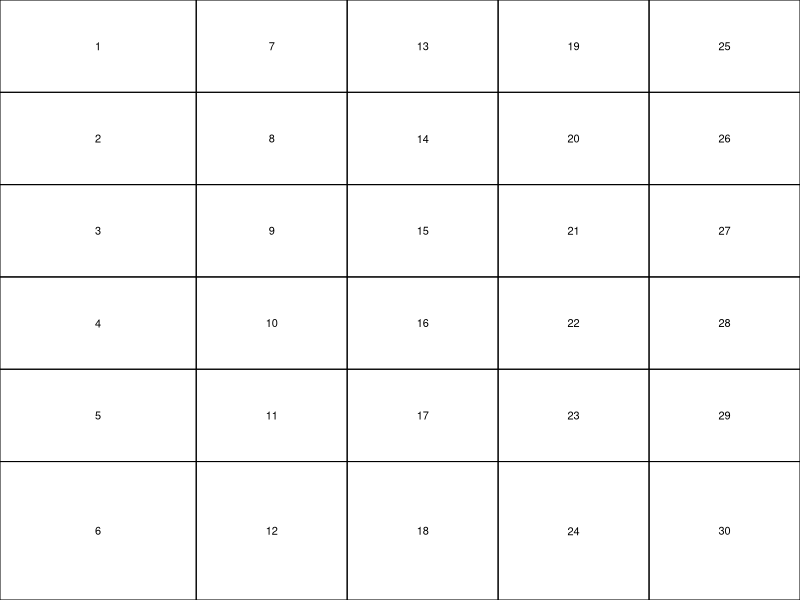
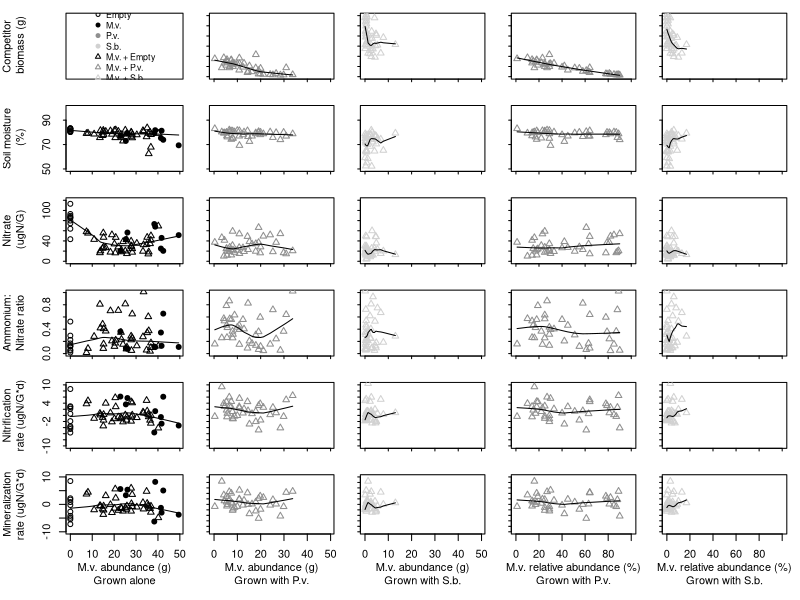

Write the R code that produced these figures, in order.
#e4 figures2b - regressions
# 2/24/13
setwd("~/Desktop/E4_R")
data<-read.table('e4_trimmedData.txt',header=T)
data$bk<-as.factor(data$bk)
data$Mvtrt<-as.factor(data$Mvtrt)
data$compabund<-data$pavi + data$sobi

##################################
#make datasets
# dataset1: No competition treatment, all Mvtrt levels
Empty<-data[data$type=='Empty',]
Mivi<-data[data$type=='Mivi',]
CompEmpty<-data[data$type=='CompEmpty',]
dataset1<-rbind(Empty, CompEmpty, Mivi)
write.table(dataset1,file='dataset1.txt', sep='\t')
# dataset2: Competition treatment, all Mvtrt levels
CompPavi<-data[data$type=='CompPavi',]
Pavi<-data[data$type=='Pavi',]
CompSobi<-data[data$type=='CompSobi',]
Sobi<-data[data$type=='Sobi',]
dataset2<-rbind(Mivi, CompPavi, Pavi, CompSobi, Sobi)
write.table(dataset2,file='dataset2.txt', sep='\t')
# dataset3: Monocultures
dataset3<-rbind(Empty,Sobi,Pavi,Mivi)
write.table(dataset3,file='dataset3.txt', sep='\t')

##################################
##################################
def.par <- par(no.readonly = TRUE) # save default, for resetting...
ylabs<-c('Competitor\n biomass (g)','Soil moisture\n (%)','Nitrate\n (ugN/G)','Ammonium:\nNitrate ratio','Nitrification\nrate (ugN/G*d)','Mineralization\nrate (ugN/G*d)')
ylim1<-c(0,120)
ATy1<-seq(0,120,20)
ylim2<-c(50,100)
ATy2<-seq(50,100,20)
ylim3<-c(0,120)
ATy3<-seq(0,120,20)
ylim4<-c(0,1)
ATy4<-seq(0,1,0.2)
ylim5<-c(-10,10)
ATy5<-seq(-10,10,2)
ylim6<-c(-10,10)
ATy6<-seq(-10,10,2)
ylims<-rbind(ylim1,ylim2,ylim3,ylim4,ylim5,ylim6)
ATys<-list(ATy1,ATy2,ATy3,ATy4,ATy5,ATy6)

nf <- layout(matrix(c(1:30),
                    6,5), 
             widths=c(1.3,1,1,1,1), 
             heights=c(1,1,1,1,1,1.5), 
             respect=F)
layout.show(nf)

##################################
#make panels (dataset1 and dataset2)

#################################################################
#panel1: MVabund_alone
E<-which(dataset1$type=='Empty')
ME<-which(dataset1$type=='CompEmpty')
M<-which(dataset1$type=='Mivi')
x<-dataset1$Mvabund
y1<-dataset1$Mvabund
y2<-dataset1$soilmoi
y3<-dataset1$nodi
y4<-dataset1$nh.no
y5<-dataset1$nitrifd
y6<-dataset1$minzd
ys<-cbind(y1,y2,y3,y4,y5,y6)
AT<-seq(0,50,10)
par(mar=c(1,5,1,1)) # mar=c(bottom, left, top, right)
plot(x=x,y=ys[,1], ylab = ylabs[1], xlab='', xaxt = "n",yaxt='n',type= 'n', ylim=ylims[1,])
legend('center', c('Empty','M.v.','P.v.','S.b.','M.v. + Empty','M.v. + P.v.','M.v. + S.b.'), pch=c(1,19,19,19,2,2,2),col=c(1,1,'grey56','grey82',1,'grey56','grey82'), cex=.8, bty='n')

for (i in (2:6)){
  if(i!=6){
  	plot(x=x,y=ys[,i], ylab = ylabs[i], xlab='', xaxt = "n",yaxt='n',type= 'n', ylim=ylims[i,])
  	axis(1, at=AT, tick=T, labels=F, tcl=-.2)
  	axis(2, at=ATys[[i]],tick=T,labels=T, tcl=-.2)
  	points(x=x[E], y=ys[E,i], pch=1)
  	points(x=x[ME], y=ys[ME,i], pch=2)
  	points(x=x[M], y=ys[M,i], pch=19)
  	lines(stats::lowess(data.frame(x=x[c(E,ME,M)],y=ys[c(E,ME,M),i])))
  }
  if(i==6){
	par(mar=c(5,5,1,1))
	plot(x=x,y=ys[,i], ylab = ylabs[i], xlab='M.v. abundance (g)\nGrown alone',type='n', ylim=ylims[i,])
	points(x=x[E], y=ys[E,i], pch=1)
  	points(x=x[ME], y=ys[ME,i], pch=2)
  	points(x=x[M], y=ys[M,i], pch=19)
  	lines(stats::lowess(data.frame(x=x[c(E,ME,M)],y=ys[c(E,ME,M),i])))
	}
}

#################################################################
#panel2: MVabund_incomp with dataset2
P<-which(dataset2$type=='Pavi')
MP<-which(dataset2$type=='CompPavi')
S<-which(dataset2$type=='Sobi')
MS<-which(dataset2$type=='CompSobi')
M<-which(dataset2$type=='Mivi')
x<-dataset2$Mvabund
y1<-dataset2$compabund
y2<-dataset2$soilmoi
y3<-dataset2$nodi
y4<-dataset2$nh.no
y5<-dataset2$nitrifd
y6<-dataset2$minzd
ys<-cbind(y1,y2,y3,y4,y5,y6)
AT<-seq(0,50,10)
#pavi panel
par(mar=c(1,1,1,1)) # mar=c(bottom, left, top, right)
for (i in (1:6)){
  if(i!=6){
  	plot(x=x,y=ys[,i], ylab='', xlab='', xaxt = "n", yaxt='n',type= 'n',ylim=ylims[i,])
  	axis(1, at=AT, tick=T, labels=F, tcl=-.2)
  	axis(2, at=ATys[[i]], tick=T, labels=F, tcl=-.2)
  	points(x=x[MP], y=ys[MP,i], pch=2, col='grey56')
  	lines(stats::lowess(data.frame(x=x[c(MP)],y=ys[c(MP),i])), lty=1)
  	}
 if(i==6){
 	par(mar=c(5,1,1,1))
 	plot(x=x,y=ys[,i], ylab='',yaxt='n', xlab='M.v. abundance (g)\nGrown with P.v.',type= 'n',ylim=ylims[i,])
 	axis(2, at=ATys[[i]], tick=T, labels=F, tcl=-.2)
 	points(x=x[MP], y=ys[MP,i], pch=2, col='grey56')
 	lines(stats::lowess(data.frame(x=x[c(MP)],y=ys[c(MP),i])), lty=1)
 	} 
}
#sobi panel
par(mar=c(1,1,1,1)) # mar=c(bottom, left, top, right)
for (i in (1:6)){
  if(i!=6){
  	plot(x=x,y=ys[,i], ylab='', xlab='', xaxt = "n", yaxt='n',type= 'n',ylim=ylims[i,])
  	axis(1, at=AT, tick=T, labels=F, tcl=-.2)
  	axis(2, at=ATys[[i]], tick=T, labels=F, tcl=-.2)
  	points(x=x[MS], y=ys[MS,i], pch=2, col='grey82')
  	lines(stats::lowess(data.frame(x=x[c(MS)],y=ys[c(MS),i])), lty=1)
  	}
 if(i==6){
 	par(mar=c(5,1,1,1))
 	plot(x=x,y=ys[,i], ylab='',yaxt='n', xlab='M.v. abundance (g)\nGrown with S.b.',type= 'n',ylim=ylims[i,])
 	axis(2, at=ATys[[i]], tick=T, labels=F, tcl=-.2)
 	points(x=x[MS], y=ys[MS,i], pch=2, col='grey82')
 	lines(stats::lowess(data.frame(x=x[c(MS)],y=ys[c(MS),i])), lty=1)
 	} 
}


#################################################################
#panel3: MVrelabund_incomp with dataset2
x<-dataset2$MVrelabund
AT<-seq(0,100,20)
#pavi panel
par(mar=c(1,1,1,1)) # mar=c(bottom, left, top, right)
for (i in (1:6)){
  if(i!=6){
  	plot(x=x,y=ys[,i], ylab='', xlab='', xaxt = "n", yaxt='n',type= 'n',ylim=ylims[i,])
  	axis(1, at=AT, tick=T, labels=F, tcl=-.2)
  	axis(2, at=ATys[[i]], tick=T, labels=F, tcl=-.2)
  	points(x=x[MP], y=ys[MP,i], pch=2, col='grey56')
  	lines(stats::lowess(data.frame(x=x[c(MP)],y=ys[c(MP),i])), lty=1)
  	}
 if(i==6){
 	par(mar=c(5,1,1,1))
 	plot(x=x,y=ys[,i], ylab='',yaxt='n', xlab='M.v. relative abundance (%)\nGrown with P.v.',type= 'n',ylim=ylims[i,])
 	axis(2, at=ATys[[i]], tick=T, labels=F, tcl=-.2)
 	points(x=x[MP], y=ys[MP,i], pch=2, col='grey56')
 	lines(stats::lowess(data.frame(x=x[c(MP)],y=ys[c(MP),i])), lty=1)
 	} 
}
#sobi panel
par(mar=c(1,1,1,1)) # mar=c(bottom, left, top, right)
for (i in (1:6)){
  if(i!=6){
  	plot(x=x,y=ys[,i], ylab='', xlab='', xaxt = "n", yaxt='n',type= 'n',ylim=ylims[i,])
  	axis(1, at=AT, tick=T, labels=F, tcl=-.2)
  	axis(2, at=ATys[[i]], tick=T, labels=F, tcl=-.2)
  	points(x=x[MS], y=ys[MS,i], pch=2, col='grey82')
  	lines(stats::lowess(data.frame(x=x[c(MS)],y=ys[c(MS),i])), lty=1)
  	}
 if(i==6){
 	par(mar=c(5,1,1,1))
 	plot(x=x,y=ys[,i], ylab='',yaxt='n', xlab='M.v. relative abundance (%)\nGrown with S.b.',type= 'n',ylim=ylims[i,])
 	axis(2, at=ATys[[i]], tick=T, labels=F, tcl=-.2)
 	points(x=x[MS], y=ys[MS,i], pch=2, col='grey82')
 	lines(stats::lowess(data.frame(x=x[c(MS)],y=ys[c(MS),i])), lty=1)
 	} 
}



